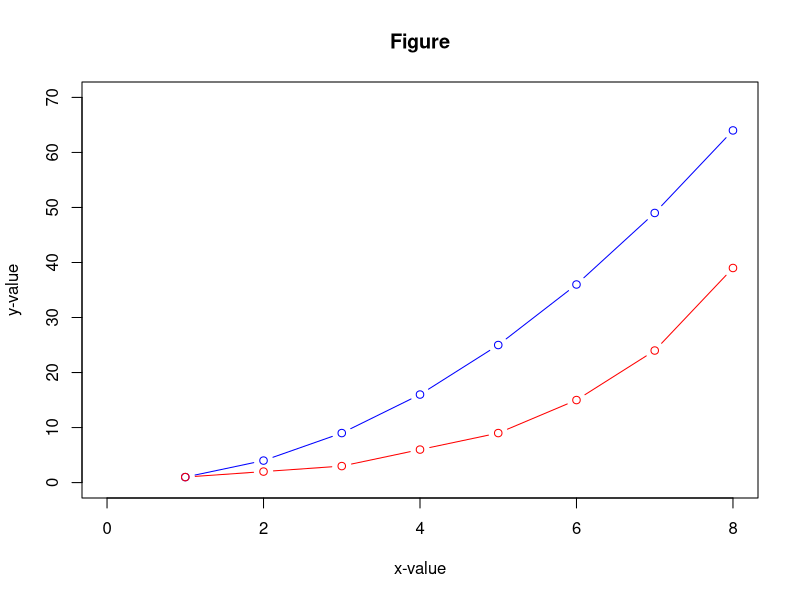

Generate this figure with R:
# 資料
data1 <- c(1, 4, 9, 16, 25, 36, 49, 64)
data2 <- c(1, 2, 3, 6, 9, 15, 24, 39)
seq <- c(1, 2, 3, 4, 5, 6, 7, 8)

# 宣告圖檔名稱
png("chart.png")
# 繪製 seq vs. data1
plot(seq, data1,
     type = "b",
     col = "blue",
     xlim = c(0, 8),
     ylim = c(0, 70),
     main = "Figure",
     xlab = "x-value",
     ylab = "y-value")
# 繪製 seq vs. data2
lines(seq, data2, type = "b", col = "red")
dev.off()